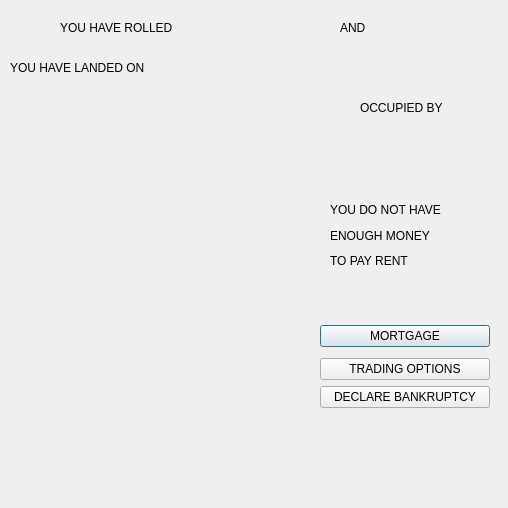
<?xml version="1.0" encoding="UTF-8"?>
<ui version="4.0">
 <class>rolled_occ_deficit</class>
 <widget class="QDialog" name="rolled_occ_deficit">
  <property name="geometry">
   <rect>
    <x>0</x>
    <y>0</y>
    <width>508</width>
    <height>508</height>
   </rect>
  </property>
  <property name="windowTitle">
   <string>Dialog</string>
  </property>
  <widget class="QLabel" name="roll_pic">
   <property name="geometry">
    <rect>
     <x>10</x>
     <y>100</y>
     <width>301</width>
     <height>391</height>
    </rect>
   </property>
   <property name="text">
    <string/>
   </property>
  </widget>
  <widget class="QLabel" name="def_dice2">
   <property name="geometry">
    <rect>
     <x>420</x>
     <y>20</y>
     <width>47</width>
     <height>16</height>
    </rect>
   </property>
   <property name="text">
    <string/>
   </property>
  </widget>
  <widget class="QLabel" name="def_dice1">
   <property name="geometry">
    <rect>
     <x>260</x>
     <y>20</y>
     <width>47</width>
     <height>16</height>
    </rect>
   </property>
   <property name="text">
    <string/>
   </property>
  </widget>
  <widget class="QLabel" name="label">
   <property name="geometry">
    <rect>
     <x>60</x>
     <y>20</y>
     <width>171</width>
     <height>16</height>
    </rect>
   </property>
   <property name="styleSheet">
    <string notr="true">font: 75 14pt &quot;MS Shell Dlg 2&quot;;</string>
   </property>
   <property name="text">
    <string>YOU HAVE ROLLED</string>
   </property>
  </widget>
  <widget class="QLabel" name="label_5">
   <property name="geometry">
    <rect>
     <x>360</x>
     <y>100</y>
     <width>121</width>
     <height>16</height>
    </rect>
   </property>
   <property name="styleSheet">
    <string notr="true">font: 75 14pt &quot;MS Shell Dlg 2&quot;;</string>
   </property>
   <property name="text">
    <string>OCCUPIED BY</string>
   </property>
  </widget>
  <widget class="QLabel" name="label_3">
   <property name="geometry">
    <rect>
     <x>340</x>
     <y>20</y>
     <width>47</width>
     <height>16</height>
    </rect>
   </property>
   <property name="styleSheet">
    <string notr="true">font: 75 12pt &quot;MS Shell Dlg 2&quot;;</string>
   </property>
   <property name="text">
    <string>AND</string>
   </property>
  </widget>
  <widget class="QLabel" name="def_owner">
   <property name="geometry">
    <rect>
     <x>350</x>
     <y>140</y>
     <width>141</width>
     <height>20</height>
    </rect>
   </property>
   <property name="styleSheet">
    <string notr="true">font: 75 12pt &quot;MS Shell Dlg 2&quot;;</string>
   </property>
   <property name="text">
    <string/>
   </property>
  </widget>
  <widget class="QLabel" name="label_4">
   <property name="geometry">
    <rect>
     <x>10</x>
     <y>60</y>
     <width>301</width>
     <height>16</height>
    </rect>
   </property>
   <property name="styleSheet">
    <string notr="true">font: 75 12pt &quot;MS Shell Dlg 2&quot;;</string>
   </property>
   <property name="text">
    <string>YOU HAVE LANDED ON</string>
   </property>
  </widget>
  <widget class="QWidget" name="layoutWidget">
   <property name="geometry">
    <rect>
     <x>330</x>
     <y>200</y>
     <width>147</width>
     <height>71</height>
    </rect>
   </property>
   <layout class="QVBoxLayout" name="verticalLayout">
    <item>
     <widget class="QLabel" name="label_2">
      <property name="styleSheet">
       <string notr="true">font: 75 12pt &quot;MS Shell Dlg 2&quot;;</string>
      </property>
      <property name="text">
       <string>YOU DO NOT HAVE</string>
      </property>
     </widget>
    </item>
    <item>
     <widget class="QLabel" name="label_6">
      <property name="styleSheet">
       <string notr="true">font: 75 12pt &quot;MS Shell Dlg 2&quot;;</string>
      </property>
      <property name="text">
       <string>ENOUGH MONEY</string>
      </property>
     </widget>
    </item>
    <item>
     <widget class="QLabel" name="label_7">
      <property name="styleSheet">
       <string notr="true">font: 75 12pt &quot;MS Shell Dlg 2&quot;;</string>
      </property>
      <property name="text">
       <string>TO PAY RENT</string>
      </property>
     </widget>
    </item>
   </layout>
  </widget>
  <widget class="QWidget" name="">
   <property name="geometry">
    <rect>
     <x>320</x>
     <y>320</y>
     <width>170</width>
     <height>94</height>
    </rect>
   </property>
   <layout class="QVBoxLayout" name="verticalLayout_3">
    <item>
     <widget class="QPushButton" name="pushButton_3">
      <property name="styleSheet">
       <string notr="true">font: 11pt &quot;MS Shell Dlg 2&quot;;</string>
      </property>
      <property name="text">
       <string>MORTGAGE</string>
      </property>
     </widget>
    </item>
    <item>
     <layout class="QVBoxLayout" name="verticalLayout_2">
      <item>
       <widget class="QPushButton" name="pushButton">
        <property name="styleSheet">
         <string notr="true">
font: 75 11pt &quot;MS Shell Dlg 2&quot;;</string>
        </property>
        <property name="text">
         <string>TRADING OPTIONS</string>
        </property>
       </widget>
      </item>
      <item>
       <widget class="QPushButton" name="pushButton_2">
        <property name="styleSheet">
         <string notr="true">font: 75 11pt &quot;MS Shell Dlg 2&quot;;</string>
        </property>
        <property name="text">
         <string>DECLARE BANKRUPTCY</string>
        </property>
       </widget>
      </item>
     </layout>
    </item>
   </layout>
  </widget>
 </widget>
 <resources/>
 <connections/>
</ui>
